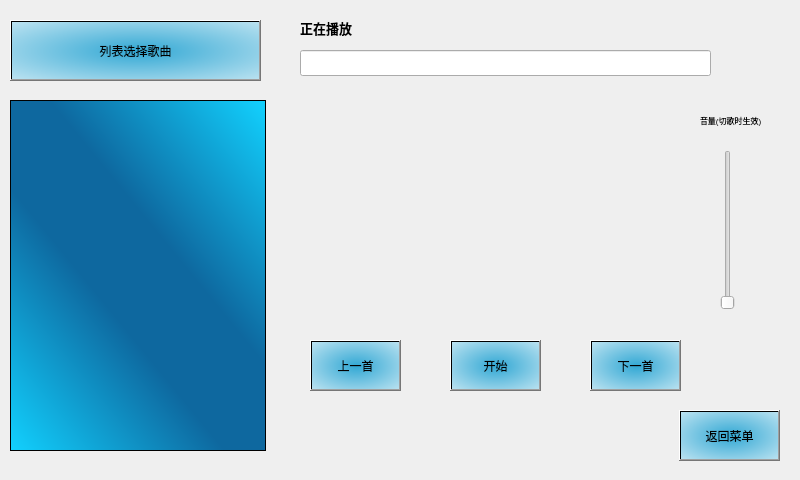
<?xml version="1.0" encoding="UTF-8"?>
<ui version="4.0">
 <class>Widget</class>
 <widget class="QWidget" name="Widget">
  <property name="geometry">
   <rect>
    <x>0</x>
    <y>0</y>
    <width>800</width>
    <height>480</height>
   </rect>
  </property>
  <property name="windowTitle">
   <string>Widget</string>
  </property>
  <widget class="QListWidget" name="listWidget">
   <property name="geometry">
    <rect>
     <x>10</x>
     <y>100</y>
     <width>256</width>
     <height>351</height>
    </rect>
   </property>
   <property name="styleSheet">
    <string notr="true">background-color: qlineargradient(spread:reflect, x1:0.528, y1:0.528, x2:1, y2:0, stop:0.202247 rgba(14, 104, 159, 255), stop:1 rgba(18, 210, 255, 255));</string>
   </property>
  </widget>
  <widget class="QLineEdit" name="lineEdit">
   <property name="geometry">
    <rect>
     <x>300</x>
     <y>50</y>
     <width>411</width>
     <height>26</height>
    </rect>
   </property>
   <property name="styleSheet">
    <string notr="true"/>
   </property>
  </widget>
  <widget class="QPushButton" name="go_Btn">
   <property name="geometry">
    <rect>
     <x>450</x>
     <y>340</y>
     <width>91</width>
     <height>51</height>
    </rect>
   </property>
   <property name="styleSheet">
    <string notr="true">background-color: qradialgradient(spread:pad, cx:0.506, cy:0.505682, radius:1.062, fx:0.511, fy:0.511682, stop:0 rgba(50, 168, 212, 255), stop:1 rgba(255, 255, 255, 255));
border-color: rgb(130, 255, 237);</string>
   </property>
   <property name="text">
    <string>开始</string>
   </property>
  </widget>
  <widget class="QPushButton" name="prev">
   <property name="geometry">
    <rect>
     <x>310</x>
     <y>340</y>
     <width>91</width>
     <height>51</height>
    </rect>
   </property>
   <property name="styleSheet">
    <string notr="true">background-color: qradialgradient(spread:pad, cx:0.506, cy:0.505682, radius:1.062, fx:0.511, fy:0.511682, stop:0 rgba(50, 168, 212, 255), stop:1 rgba(255, 255, 255, 255));
border-color: rgb(130, 255, 237);</string>
   </property>
   <property name="text">
    <string>上一首</string>
   </property>
  </widget>
  <widget class="QPushButton" name="next">
   <property name="geometry">
    <rect>
     <x>590</x>
     <y>340</y>
     <width>91</width>
     <height>51</height>
    </rect>
   </property>
   <property name="styleSheet">
    <string notr="true">background-color: qradialgradient(spread:pad, cx:0.506, cy:0.505682, radius:1.062, fx:0.511, fy:0.511682, stop:0 rgba(50, 168, 212, 255), stop:1 rgba(255, 255, 255, 255));
border-color: rgb(130, 255, 237);</string>
   </property>
   <property name="text">
    <string>下一首</string>
   </property>
  </widget>
  <widget class="QLabel" name="label">
   <property name="geometry">
    <rect>
     <x>300</x>
     <y>17</y>
     <width>121</width>
     <height>21</height>
    </rect>
   </property>
   <property name="font">
    <font>
     <pointsize>10</pointsize>
     <weight>75</weight>
     <bold>true</bold>
    </font>
   </property>
   <property name="text">
    <string>正在播放</string>
   </property>
  </widget>
  <widget class="QPushButton" name="cutMusic">
   <property name="geometry">
    <rect>
     <x>10</x>
     <y>20</y>
     <width>251</width>
     <height>61</height>
    </rect>
   </property>
   <property name="styleSheet">
    <string notr="true">background-color: qradialgradient(spread:pad, cx:0.506, cy:0.505682, radius:1.062, fx:0.511, fy:0.511682, stop:0 rgba(50, 168, 212, 255), stop:1 rgba(255, 255, 255, 255));
border-color: rgb(130, 255, 237);</string>
   </property>
   <property name="text">
    <string>列表选择歌曲</string>
   </property>
  </widget>
  <widget class="QSlider" name="vol_ctl">
   <property name="geometry">
    <rect>
     <x>720</x>
     <y>150</y>
     <width>16</width>
     <height>160</height>
    </rect>
   </property>
   <property name="orientation">
    <enum>Qt::Vertical</enum>
   </property>
  </widget>
  <widget class="QLabel" name="label_5">
   <property name="geometry">
    <rect>
     <x>700</x>
     <y>100</y>
     <width>101</width>
     <height>41</height>
    </rect>
   </property>
   <property name="font">
    <font>
     <pointsize>6</pointsize>
    </font>
   </property>
   <property name="text">
    <string>音量(切歌时生效)</string>
   </property>
  </widget>
  <widget class="QLabel" name="backLb">
   <property name="geometry">
    <rect>
     <x>0</x>
     <y>0</y>
     <width>800</width>
     <height>480</height>
    </rect>
   </property>
   <property name="text">
    <string/>
   </property>
   <property name="pixmap">
    <pixmap resource="res.qrc">:/image/music.jfif</pixmap>
   </property>
   <property name="scaledContents">
    <bool>true</bool>
   </property>
  </widget>
  <widget class="QPushButton" name="returnBtn">
   <property name="geometry">
    <rect>
     <x>679</x>
     <y>410</y>
     <width>101</width>
     <height>51</height>
    </rect>
   </property>
   <property name="styleSheet">
    <string notr="true">background-color: qradialgradient(spread:pad, cx:0.506, cy:0.505682, radius:1.062, fx:0.511, fy:0.511682, stop:0 rgba(50, 168, 212, 255), stop:1 rgba(255, 255, 255, 255));
border-color: rgb(130, 255, 237);</string>
   </property>
   <property name="text">
    <string>返回菜单</string>
   </property>
  </widget>
  <widget class="QLabel" name="musicImage">
   <property name="geometry">
    <rect>
     <x>310</x>
     <y>90</y>
     <width>381</width>
     <height>221</height>
    </rect>
   </property>
   <property name="text">
    <string/>
   </property>
  </widget>
  <zorder>backLb</zorder>
  <zorder>listWidget</zorder>
  <zorder>lineEdit</zorder>
  <zorder>go_Btn</zorder>
  <zorder>prev</zorder>
  <zorder>next</zorder>
  <zorder>label</zorder>
  <zorder>cutMusic</zorder>
  <zorder>vol_ctl</zorder>
  <zorder>label_5</zorder>
  <zorder>returnBtn</zorder>
  <zorder>musicImage</zorder>
 </widget>
 <layoutdefault spacing="6" margin="11"/>
 <resources>
  <include location="res.qrc"/>
 </resources>
 <connections/>
</ui>
